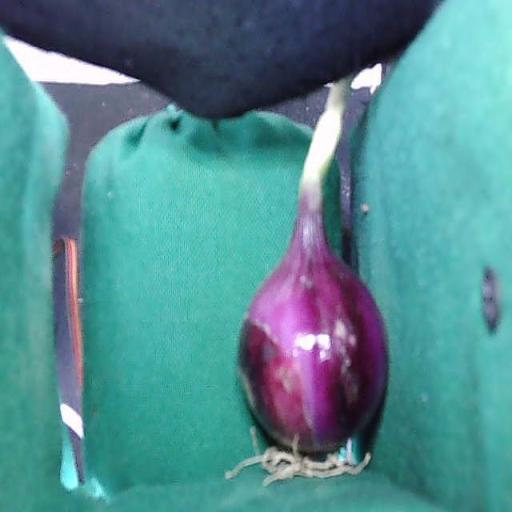
#> input picture data/real/images/valid/CLASS-1MEDIUM4cm_Slight-skin-damage-5-_jpg.rf.1fed74e9dd04111c114ea54351f26e6a.jpg, 512 x 512 px
$ python -i calibrate.py   (imports and definitions only)
#> lines starting #> are read from the running program, lines starting #| are printed output that depends on the picture
#> further down, picture is the input picture: shape (512, 512, 3); mean B, G, R 146.6, 140.3, 83.5
"""Pixel-to-mm calibration using ArUco markers or physical reference objects."""
from __future__ import annotations
from typing import Optional, Tuple, Dict, Any
import cv2
import numpy as np

# Standard procurement setup: 25.0 mm ArUco marker (DICT_4X4_50)
ARUCO_DICT = cv2.aruco.DICT_4X4_50
DEFAULT_MARKER_SIZE_MM = 25.0


def detect_aruco_calibration(image: np.ndarray) -> Tuple[Optional[np.ndarray], Optional[int]]:
    """
    Detect ArUco marker in image.
    Returns (corners_4x2, marker_id) or (None, None).
    """
    gray = cv2.cvtColor(image, cv2.COLOR_BGR2GRAY) if len(image.shape) == 3 else image
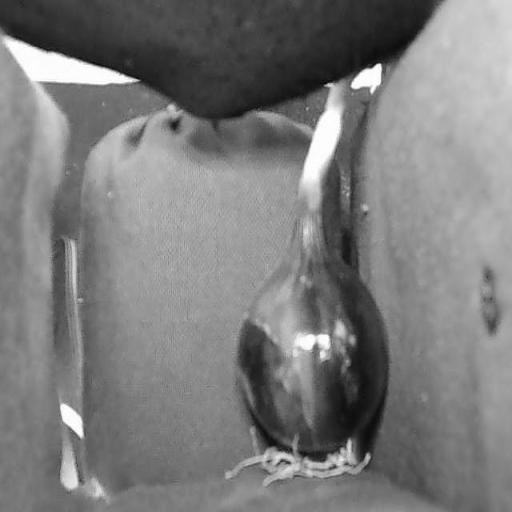
#> gray: shape (512, 512); min 5, max 255, mean 124
    aruco_dict = cv2.aruco.getPredefinedDictionary(ARUCO_DICT)
    params = cv2.aruco.DetectorParameters()
    detector = cv2.aruco.ArucoDetector(aruco_dict, params)
    corners_list, ids, _ = detector.detectMarkers(gray)
#> corners_list = (); ids = None

    if corners_list is not None and len(corners_list) > 0 and ids is not None and len(ids) > 0:
        # First detected marker corners reshaped to (4, 2)
        corners = np.array(corners_list[0]).reshape(-1, 2)
        marker_id = int(ids[0][0]) if hasattr(ids[0], "__len__") else int(ids[0])
        return corners, marker_id

    return None, None


def compute_calibration_details(
    image: np.ndarray,
    reference_mm: float = DEFAULT_MARKER_SIZE_MM,
) -> Dict[str, Any]:
    """
    Comprehensive calibration analysis.
    Returns dictionary with calibration status, scale (px/mm), corners, and method.
    """
    corners, marker_id = detect_aruco_calibration(image)
    if corners is not None and len(corners) == 4:
        # Calculate lengths of all 4 edges for robust scale estimation
        edge_lengths = [
            np.linalg.norm(corners[i] - corners[(i + 1) % 4])
            for i in range(4)
        ]
        avg_pixel_side = float(np.mean(edge_lengths))
        if avg_pixel_side > 5.0:
            ppm = avg_pixel_side / reference_mm
            return {
                "calibrated": True,
                "pixels_per_mm": float(ppm),
                "marker_id": marker_id,
                "corners": corners.tolist(),
                "method": "aruco_4x4_50",
                "reference_mm": reference_mm,
                "marker_pixel_size": avg_pixel_side,
            }

    # Fallback template detection
    ppm_fallback = _detect_calibration_card(image, reference_mm)
    if ppm_fallback is not None and ppm_fallback > 0:
        return {
            "calibrated": True,
            "pixels_per_mm": float(ppm_fallback),
            "marker_id": None,
            "corners": None,
            "method": "template_contrast_card",
            "reference_mm": reference_mm,
            "marker_pixel_size": float(ppm_fallback * reference_mm),
        }

    return {
        "calibrated": False,
        "pixels_per_mm": None,
        "marker_id": None,
        "corners": None,
        "method": "none",
        "reference_mm": reference_mm,
        "marker_pixel_size": None,
    }


def compute_pixels_per_mm(
    image: np.ndarray,
    reference_mm: float = DEFAULT_MARKER_SIZE_MM,
) -> Optional[float]:
    """
    Convenience wrapper returning pixels_per_mm or None if uncalibrated.
    """
    details = compute_calibration_details(image, reference_mm)
    return details["pixels_per_mm"] if details["calibrated"] else None


def _generate_template_marker(size: int = 44) -> np.ndarray:
    """Generate a template for the outer black border of a calibration marker."""
    img = np.ones((size, size), dtype=np.uint8) * 255
    border = max(2, size // 10)
    cv2.rectangle(img, (0, 0), (size, size), 0, border)
    cv2.rectangle(img, (2 * border, 2 * border), (size - 2 * border, size - 2 * border), 255, -1)
    return img


def _detect_calibration_card(
    image: np.ndarray,
    reference_mm: float = DEFAULT_MARKER_SIZE_MM,
) -> Optional[float]:
    """Detect high-contrast square calibration reference via multiscale template matching."""
#> called with reference_mm = 25
    gray = cv2.cvtColor(image, cv2.COLOR_BGR2GRAY) if len(image.shape) == 3 else image.copy()

    for template_size in [200, 160, 144, 120, 100, 80]:
        template = _generate_template_marker(template_size)
        res = cv2.matchTemplate(gray, template, cv2.TM_CCORR_NORMED)
        _, max_val, _, max_loc = cv2.minMaxLoc(res)

        if max_val > 0.94:
            x, y = max_loc
            border = template_size // 10
            interior = gray[y + 2 * border : y + template_size - 2 * border,
                            x + 2 * border : x + template_size - 2 * border]
            if interior.size > 0 and float(np.mean(interior)) > 190:
                return float(template_size / reference_mm)
#> this loop made 6 passes
#> (max_val, max_loc) on passes 1 to 6: (0.916, (81, 136)), (0.912, (82, 135)), (0.913, (82, 135)), (0.911, (81, 123)), (0.908, (79, 122)), (0.903, (83, 136))
#> pass 1, in _detect_calibration_card, `res = cv2.matchTemplate(gray, template, cv2.TM_CCORR_NORMED)`:
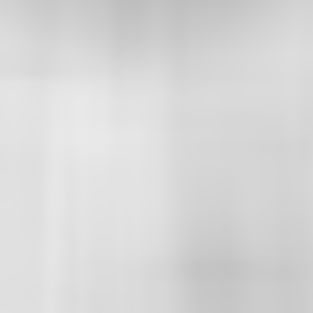
#> res: shape (313, 313) float32; min 0.744, max 0.916, mean 0.847
#> after the loop:
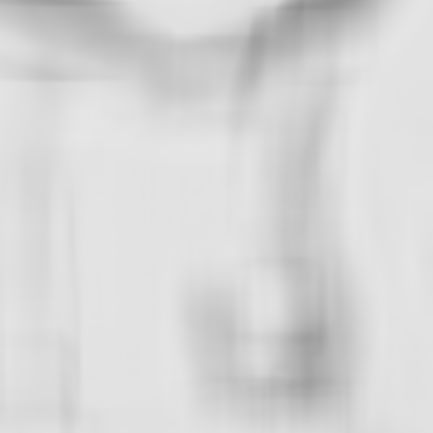
#> res: shape (433, 433) float32; min 0.569, max 0.903, mean 0.843

    return None


def estimate_diameter(onion_mask: np.ndarray, pixels_per_mm: float) -> float:
    """
    Estimate onion physical diameter in mm from its 2D binary segmentation mask.
    Uses equivalent circular diameter: D = 2 * sqrt(Area / pi) / pixels_per_mm.
    """
    if onion_mask is None or onion_mask.size == 0 or pixels_per_mm <= 0:
        return 0.0
    area_pixels = np.sum(onion_mask > 0)
    if area_pixels == 0:
        return 0.0
    diameter_pixels = 2.0 * np.sqrt(area_pixels / np.pi)
    return float(diameter_pixels / pixels_per_mm)

>>> import cv2
>>> picture = cv2.imread('../../data/real/images/valid/CLASS-1MEDIUM4cm_Slight-skin-damage-5-_jpg.rf.1fed74e9dd04111c114ea54351f26e6a.jpg')
>>> result = compute_calibration_details(picture)
#> result = 7 items

$ run again, on data/real/images/valid/CLASS-1MEDIUM5-cm_Slight-skin-damage_hole-12-_jpg.rf.fa3c12fb9deda67b838780d57350111d.jpg
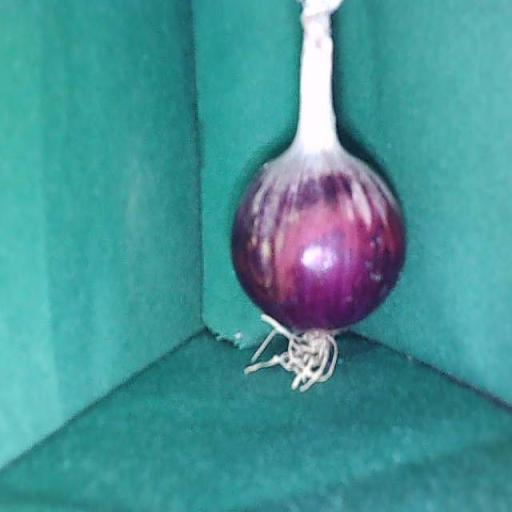
#> input picture data/real/images/valid/CLASS-1MEDIUM5-cm_Slight-skin-damage_hole-12-_jpg.rf.fa3c12fb9deda67b838780d57350111d.jpg, 512 x 512 px
#> picture is the input picture: shape (512, 512, 3); mean B, G, R 152.6, 148.5, 70.5
#> in detect_aruco_calibration, `gray = cv2.cvtColor(image, cv2.COLOR_BGR2GRAY) if len(image.shape) == ..`:
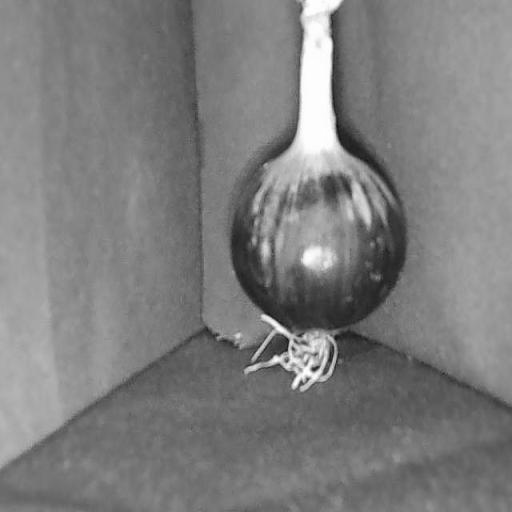
#> gray: shape (512, 512); min 17, max 255, mean 125.6
#> corners_list = (); ids = None
#> the loop in _detect_calibration_card, `for template_size in [200, 160, 144, 120, 100, 80]:` made 6 passes
#> (max_val, max_loc) on passes 1 to 6: (0.892, (0, 106)), (0.895, (42, 113)), (0.899, (58, 124)), (0.905, (180, 5)), (0.909, (192, 48)), (0.909, (258, 199))
#> pass 1, in _detect_calibration_card, `res = cv2.matchTemplate(gray, template, cv2.TM_CCORR_NORMED)`:
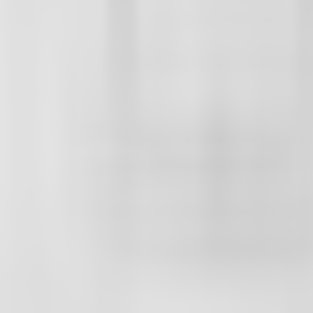
#> res: shape (313, 313) float32; min 0.798, max 0.892, mean 0.854
#> result = 7 items

$ run again, on data/real/images/valid/CLASS-2MEDIUM4cm_Slight-skin-damage-23-_jpg.rf.2960513e5b662c0e88e721446adae58e.jpg
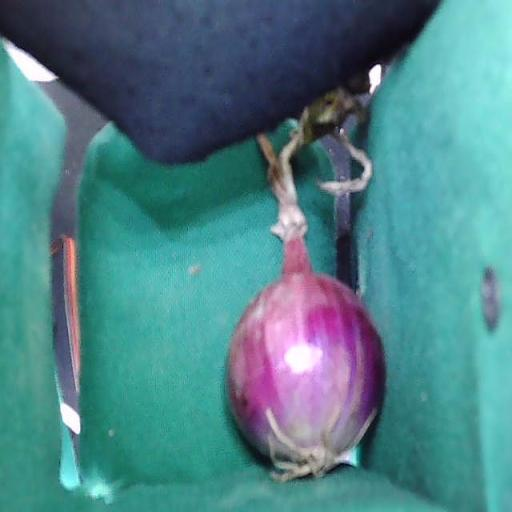
#> input picture data/real/images/valid/CLASS-2MEDIUM4cm_Slight-skin-damage-23-_jpg.rf.2960513e5b662c0e88e721446adae58e.jpg, 512 x 512 px
#> picture is the input picture: shape (512, 512, 3); mean B, G, R 136.8, 130, 77.7
#> in detect_aruco_calibration, `gray = cv2.cvtColor(image, cv2.COLOR_BGR2GRAY) if len(image.shape) == ..`:
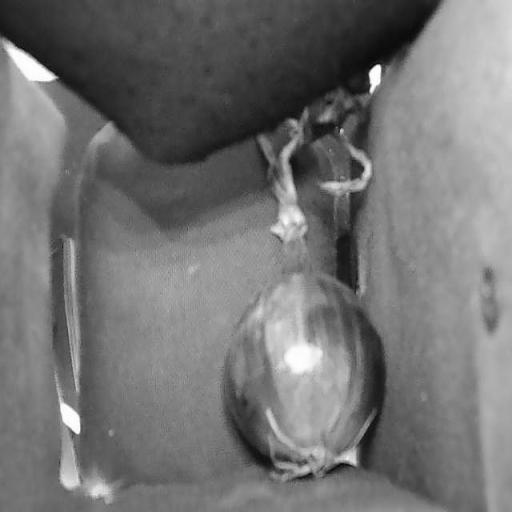
#> gray: shape (512, 512); min 3, max 255, mean 115.2
#> corners_list = (); ids = None
#> the loop in _detect_calibration_card, `for template_size in [200, 160, 144, 120, 100, 80]:` made 6 passes
#> (max_val, max_loc) on passes 1 to 6: (0.911, (53, 204)), (0.916, (89, 219)), (0.915, (89, 222)), (0.912, (249, 328)), (0.908, (256, 330)), (0.906, (272, 333))
#> after the loop in _detect_calibration_card, `for template_size in [200, 160, 144, 120, 100, 80]:`:
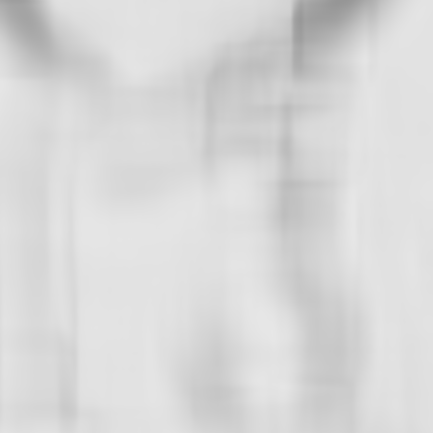
#> res: shape (433, 433) float32; min 0.589, max 0.906, mean 0.85
#> result = 7 items
